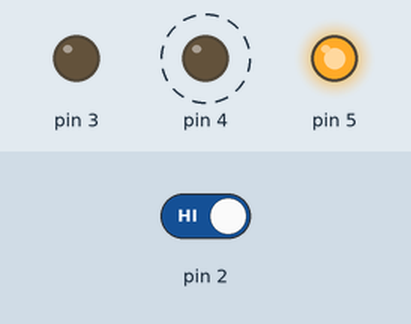
Simulated run of this sketch. Board: Arduino Uno, built with avr-gcc and run on an emulated ATmega328P. Shown: output pins drawn as LEDs (lit = HIGH). Dashed ring = blinking. The test bench sets the inputs (shaded band); at power-on: pin 2 HIGH.

Above: at 2.8 s.
2.9 s: pin 2 driven LOW
At 3.5 s:
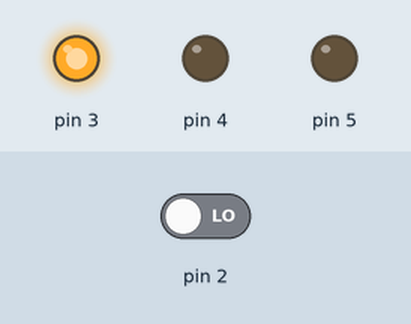
4.5 s: pin 2 driven HIGH
At 4.9 s:
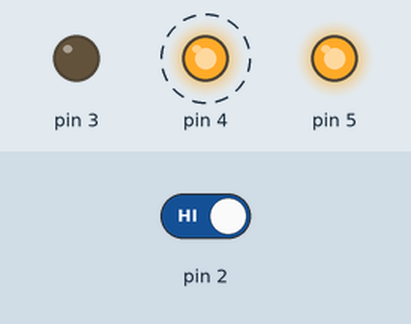
Timing chart, 0 to 14.5 s (numbered marks = the images above; inputs shaded):
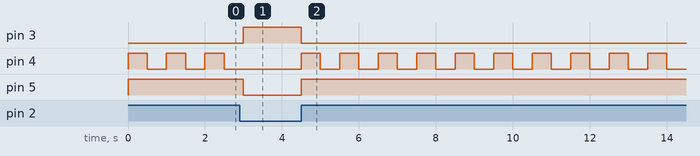

Measured:
- after the input at 2.9 s, pin 3: LOW → HIGH after 0.10 s; pin 4: stays LOW (without the input it goes to HIGH after 0.10 s); pin 5: HIGH → LOW after 0.10 s
- after the input at 4.5 s, pin 3: HIGH → LOW at once; pin 4: alternates HIGH for 0.50 s and LOW for 0.50 s, starting at once; pin 5: LOW → HIGH at once
- by itself, pin 4: alternates HIGH for 0.50 s and LOW for 0.50 s

The sketch:

sketch_feb13a.ino
```cpp
int switchState = 0;
void setup() {
  pinMode(3, OUTPUT);
  pinMode(4, OUTPUT);
  pinMode(5, OUTPUT);
  pinMode(2, INPUT);
}
void loop() {
  switchState = digitalRead(2);

  if (switchState == LOW) {
    // the button is not pressed
    digitalWrite(3, HIGH); //green LED
    digitalWrite(4, LOW); // red LED
    digitalWrite(5, LOW); //red LED
  }
  else{ //switch isnt pressed
    digitalWrite(3, LOW);
    digitalWrite(4, HIGH);
    digitalWrite(5, HIGH);

    delay(500);//waits half a second
    digitalWrite(4, LOW);//turns it off
    delay(500);
  }
}//goes back to beggining of loop
```
